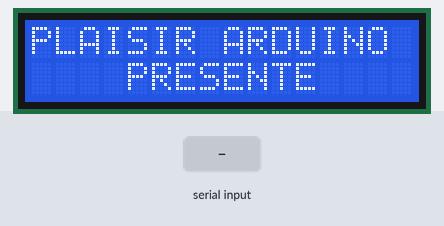
Recording of a sketch running on a simulated Arduino Uno, built with avr-gcc and run on an emulated ATmega328P. On the bench: 16×2 character LCD. The inputs (shaded band) are chosen by the test bench. What the sketch prints to the serial monitor is not drawn.

Above: at 4.2 s.
At 13.4 s:
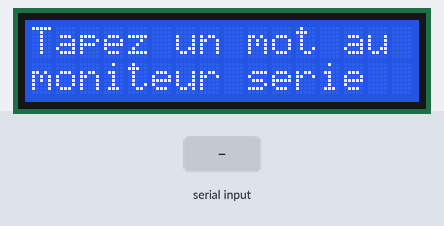
14.1 s: "1" received over Serial
At 15.2 s:
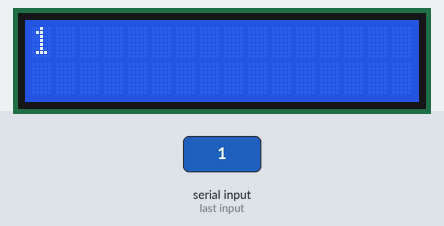
At 25.4 s:
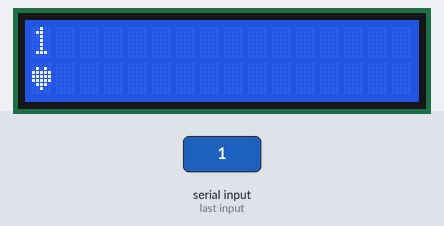
Timing chart, 0 to 26.9 s (numbered marks = the images above; inputs shaded):
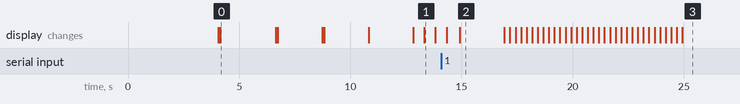

Measured:
- what the display in image 0 shows lasts 2.5 s, from 4.2 s to 6.7 s
- what the display in image 1 shows lasts 0.5 s, from 13.3 s to 13.8 s
- what the display in image 2 shows lasts 2.0 s, from 14.9 s to 16.9 s

The sketch:

Exemple_LCD.ino
```cpp
//***** PLAISIR ARDUINO *****//
//***** L'afficheur LCD *****//

/* A travers cet exemple découvrez
   Comment exploiter votre afficheur LCD.
*/

/****** INITIALISATIONS ******/
//***** Bibliothèques.
#include <LiquidCrystal.h> //Gestion de l'afficheur LCD

//***** Déclaration des variables.
//LCD.
#define RS 12 //Broche de syncronisation.
#define E  11 //Broche d'activation de transmission
#define D4 5  //Broche de donnée.
#define D5 4  //Broche de donnée.
#define D6 3  //Broche de donnée.
#define D7 2  //Broche de donnée.
//Note ici notre aficheur fonctionne sous quatre bits.

//Paramétrage de la classe et instanciation.
LiquidCrystal lcd (RS, E, D4, D5, D6, D7);

//***** Tableau de caractères spèciaux.
//Faire un coeur.
byte coeur[8] = {0b00000, 0b01010, 0b11111, 0b11111, 0b11111, 0b01110, 0b00100, 0b00000};

/****** CONFIGURATIONS ******/
void setup() {
  //***Moniteur série.
  Serial.begin(9600); //Configuration du moniteur série.

  //***LCD.
  lcd.begin(16, 2); //Configuration LCD.
  lcd.createChar(1, coeur); //Appel du tableau coeur par l'indice 1.

  /***** TEST *****/

  //Moniteur série.
  Serial.println("***** Moniteur pret *****");//Affichage d'un message.
  Serial.println();//Saut de ligne.

  //LCD
  lcd.setCursor(0, 0);
  lcd.print("****BONJOUR****"); //Affichage d'un message.
  lcd.setCursor(0, 1);          //Positionnment du curseur.
  lcd.print("** LCD pret **");  //Affichage d'un message.
  delay(4000);                  //Temporisation.
  lcd.clear();                  //Effacement de l'afficheur.
  delay(80);                    //Temporisation.

  //***** Petit message d'acceuil
  lcd.setCursor(0, 0);
  lcd.print("PLAISIR ARDUINO"); //Affichage d'un message.
  lcd.setCursor(0, 1);          //Positionnement du curseur.
  lcd.print("    PRESENTE    ");//Affichage d'un message.
  delay(2500);                  //Temporisation.
  lcd.clear();                  //Effacement de l'afficheur.
  delay(80);                    //Temporisation.
  lcd.setCursor(0, 0);          //Positionnement du curseur.
  lcd.print("L'afficheur LCD ");//Affichage d'un message.
  delay(2000);                  //Temporisation.
  lcd.clear();                  //Effacement de l'afficheur.
  delay(80);                    //Temporisation.
  lcd.setCursor(0, 0);          //Positionnement du curseur.
  lcd.print("ouvrez le"); //Affichage d'un message.
  lcd.setCursor(0, 1);          //Positionnement du curseur.
  lcd.print("moniteur"); //Affichage d'un message.
  delay(2000);                  //Temporisation.
  lcd.setCursor(0, 0);          //Positionnement du curseur.
  lcd.print("Tapez un mot au"); //Affichage d'un message.
  lcd.setCursor(0, 1);          //Positionnement du curseur.
  lcd.print("moniteur serie "); //Affichage d'un message.
  delay(2000);                  //Temporisation.

}//Fin de setup.

void loop() {

  //***** Reception de données séries *****//
  /*Utiliser le moniteur série
    configuré sur "pas de fin ligne"
    Envoyez un mot (<16). */

  if (Serial.available()) { //Conditionnement et contrôle de la réception de données.
    delay(100);             //Temporisation de traitement.
    lcd.clear();            //Effacement de l'afficheur.

    while (Serial.available() > 0) { //L'ecture du buffer.
      lcd.write(Serial.read());      //Envoie des données lus a l'afficheur.

    }
    delay(2000); //Temporisation d'affichage.

    //***** Defilement *****//

    //Défilement automatique vers la droite.
    for (int i = 0; i < 16; i++) { //Boucle de répétition de défilement.
      /* Défilement sur les 16 positions de l'afficheur*/
      lcd.scrollDisplayRight();    //Methode de défilement
      delay(250);                  //Temporisation.
    }//for.

    //Défilement automatique vers la gauche.
    for (int i = 0; i < 16; i++) { //Boucle de répétition de défilement.
      /* Défilement sur les 16 positions de l'afficheur*/
      lcd.scrollDisplayLeft();     //Methode de défilement.
      delay(250);                  //Temporisation.
    }//for.

    //***** Caractère spécial *****//
    lcd.setCursor(0, 1);  //Positionnement du curseur.
    lcd.write(1);         //Le coeur.
    delay(2000);          //Temporisation.

    //***** Repetition d'un caractère *****//
    for (int i = 0 ; i < 16 ; i++) {
      lcd.setCursor(i, 1);  //Positionnement du curseur en fonction de i.
      lcd.write(1);         //Envoie du tableau = Le coeur.
      delay(150);           //Temporisation.
    }//for.

    lcd.clear();                  //Effacement de l'afficheur.
    lcd.setCursor(0, 0);          //Positionnement du curseur.
    lcd.print("   !!Bravo!!  ");  //Affichage d'un message.

  }//if.

  //***** Clignotement de l'afficheur *****//
  lcd.noDisplay();              //Exctinction de l'affichage.
  delay(500);                   //Temporisation.
  lcd.display();                //Réactivation de l'affichage
  delay(500);                   //Temporisation.

  //***** FIN ******//

}//fin de Loop.
```
